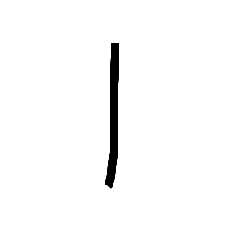
#> input picture 넘파이 연습/temp.png, 250 x 250 px
$ jupyter execute '넘파이로 reshap 및 배열중 특정 인덱스들만 뽑아내기.ipynb'
#> lines starting #> are read from the running program, lines starting #| are printed output that depends on the picture; long printed decimals are rounded
[cell 1]
import numpy as np

[cell 2]
print(np.__version__)

[cell 3]
img = np.array([1,2,3,4,5,6,7,8,9,10,11,12], dtype=np.int32)

[cell 4]
temp = img.reshape(3,4)

[cell 5]
temp

[cell 6]
temp2 = temp[:,-1:]

[cell 7]
temp2

[cell 8]
temp2.reshape(3,) / 255

[cell 9]
l = [1,2,3,4,5,6,7,8,9,10,11,12]

for idx,value in enumerate(l):
#     print("({},{}) : {}".format(idx,value,(idx+1)%4))
    if (idx+1) % 4 == 0:
        print(value)

[cell 10]
t = [value for idx,value in enumerate(l) if (idx+1)%4==0]

[cell 11]
t

[cell 12]
t = [value for idx,value in enumerate(l) if (idx+1)%4==0]

[cell 13]
t

[cell 14]
from PIL import Image

[cell 15]
im = Image.open("./temp.png")
#> im is the input picture: PIL image 250x250 RGBA; mean R, G, B, A 0, 0, 0, 4.9

[cell 16]
im.mode
#> Out = 'RGBA'

[cell 17]
im

[cell 18]
img2 = im.resize((28,28))
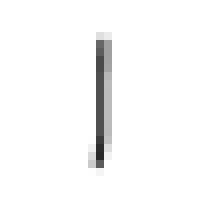
#> img2: PIL image 28x28 RGBA (shown 8 times larger); mean R, G, B, A 0, 0, 0, 5.2; transparent parts drawn white

[cell 19]
img2

[cell 20]
img2.mode
#> Out = 'RGBA'

[cell 21]
len(img2.tobytes("raw","A"))
#> Out = 784

[cell 22]
b = img2.tobytes("raw","A")

[cell 23]
img2 = img2.convert('RGBA')

[cell 24]
alpha = img2.split()[-1]
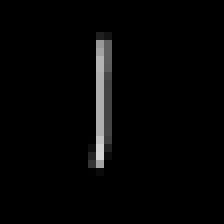
#> alpha: PIL image 28x28 L (shown 8 times larger); min 0, max 213, mean 5.2

[cell 25]
alpha.height
#> Out = 28

[cell 26]
alpha.width
#> Out = 28

[cell 27]
28 * 28

[cell 28]
int.from_bytes(b'\x00\x10', byteorder='big')

[cell 29]
b

[cell 30]
l = [i/255 for i in b]
#> l = 784 values, max 0.835 at index 544, min 0 at index 0, mean 0.0203

[cell 31]
for i in l:
    if i > 0.0:
        print(i)
#> this loop made 784 passes
#| 0.1255
#| 0.07843
#| 0.5961
#| 0.3725
#| 0.6353
#| 0.3725
#| 0.7059
#| 0.3686
#> (further printed lines are left out)

[cell 32]
len(l)
#> Out = 784
